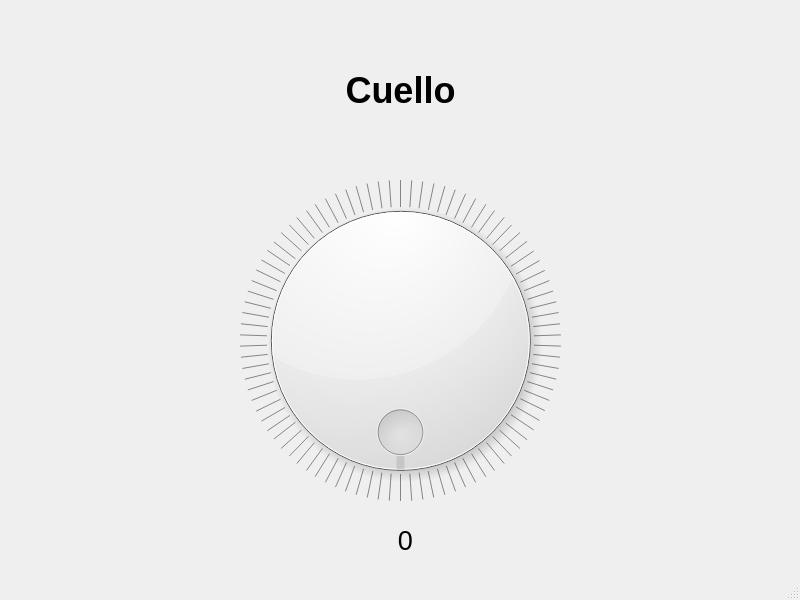
<?xml version="1.0" encoding="UTF-8"?>
<ui version="4.0">
 <class>MainWindow</class>
 <widget class="QMainWindow" name="MainWindow">
  <property name="geometry">
   <rect>
    <x>0</x>
    <y>0</y>
    <width>800</width>
    <height>600</height>
   </rect>
  </property>
  <property name="windowTitle">
   <string>MainWindow</string>
  </property>
  <widget class="QWidget" name="centralwidget">
   <widget class="QDial" name="cuello_dial">
    <property name="geometry">
     <rect>
      <x>220</x>
      <y>180</y>
      <width>361</width>
      <height>321</height>
     </rect>
    </property>
    <property name="maximum">
     <number>360</number>
    </property>
    <property name="pageStep">
     <number>1</number>
    </property>
    <property name="sliderPosition">
     <number>0</number>
    </property>
    <property name="tracking">
     <bool>true</bool>
    </property>
    <property name="wrapping">
     <bool>true</bool>
    </property>
    <property name="notchTarget">
     <double>3.700000000000000</double>
    </property>
    <property name="notchesVisible">
     <bool>true</bool>
    </property>
   </widget>
   <widget class="QLabel" name="cuello_label">
    <property name="geometry">
     <rect>
      <x>310</x>
      <y>60</y>
      <width>181</width>
      <height>61</height>
     </rect>
    </property>
    <property name="font">
     <font>
      <pointsize>27</pointsize>
      <weight>75</weight>
      <bold>true</bold>
     </font>
    </property>
    <property name="mouseTracking">
     <bool>false</bool>
    </property>
    <property name="frameShape">
     <enum>QFrame::NoFrame</enum>
    </property>
    <property name="text">
     <string>Cuello</string>
    </property>
    <property name="alignment">
     <set>Qt::AlignCenter</set>
    </property>
   </widget>
   <widget class="QLabel" name="label_giro_cuello">
    <property name="geometry">
     <rect>
      <x>380</x>
      <y>520</y>
      <width>51</width>
      <height>41</height>
     </rect>
    </property>
    <property name="font">
     <font>
      <pointsize>20</pointsize>
     </font>
    </property>
    <property name="text">
     <string>0</string>
    </property>
    <property name="alignment">
     <set>Qt::AlignCenter</set>
    </property>
   </widget>
  </widget>
  <widget class="QStatusBar" name="statusbar"/>
 </widget>
 <resources/>
 <connections/>
</ui>
